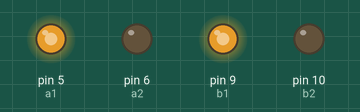
This sketch was run on a simulated Arduino Uno, built with avr-gcc and run on an emulated ATmega328P. On the bench: output pins drawn as LEDs (lit = HIGH).

Above: at 0.05 s.
At 2.0 s:
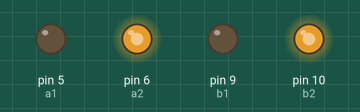
Timing chart, 0 to 4.6 s (numbered marks = the images above):
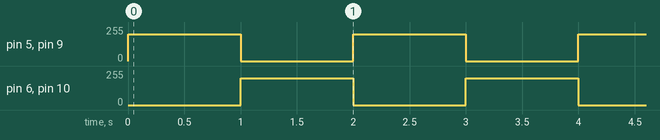

The sketch:

___DC_L9110__3_________.ino
```cpp
#define a1 5 //모터드라이버의 a와 b(각각 핀 2개)를 변수 설정
#define a2 6
#define b1 9
#define b2 10

void setup() {
  pinMode(a1, OUTPUT); //모터드라이버의 각 핀을 출력모드로 설정
  pinMode(a2, OUTPUT);
  pinMode(b1, OUTPUT);
  pinMode(b2, OUTPUT);
}

void loop() {
  forward(200); //forward 함수 실행. 변수인 속도는 200
  delay(1000);
  back(200);
  delay(1000);
}

void forward(int Speed) {
  analogWrite(a1, Speed);
  analogWrite(a2, 0);
  analogWrite(b1, Speed);
  analogWrite(b2, 0);
}

void back(int Speed) {
  analogWrite(a1, 0);
  analogWrite(a2, Speed);
  analogWrite(b1, 0);
  analogWrite(b2, Speed);
}
```

Measured:
- by itself, pin 5 (a1), pin 6 (a2), pin 9 (b1), pin 10 (b2): alternates 200/255 for 1.0 s and 0/255 for 1.0 s
